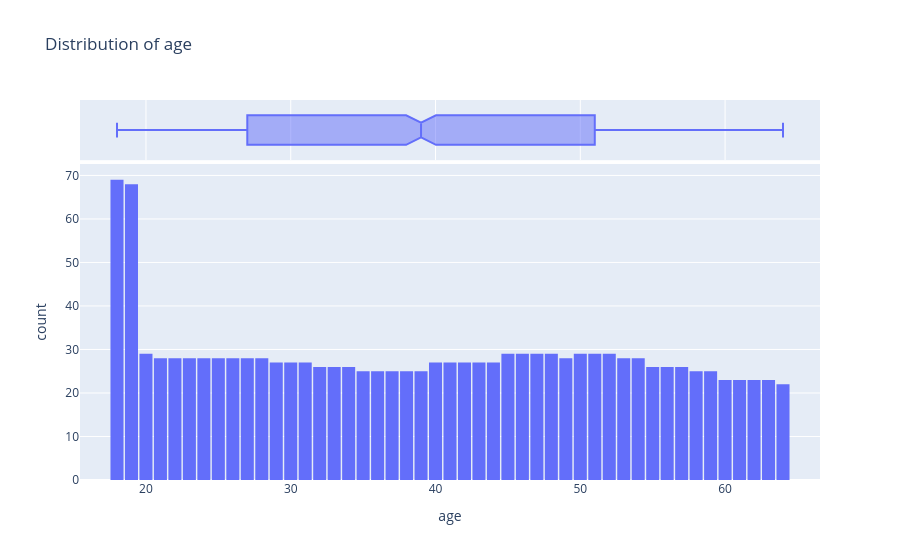

Write notebook code for a chart like this one.
### Markdown cell above
### age

### Code cell
fig = px.histogram(
    medical_df,
    x="age",
    marginal="box", # along with the histogram we will also get the box plot
    nbins = 47, # 64 - 18 = 47 (max_age - min_age),
    title="Distribution of age"
)

fig.update_layout(bargap=0.1)
fig.show()

### Figure 1 — Plotly figure (JSON) as saved in the notebook; plotly's stock layout.template omitted (floating-point values rounded to 4 significant figures; data arrays with more than 128 entries replaced by an {"elided": "..."} marker saying what was removed)
{"data": [{"bingroup": "x", "hovertemplate": "age=%{x}<br>count=%{y}<extra></extra>", "legendgroup": "", "marker": {"color": "#636efa", "pattern": {"shape": ""}}, "name": "", "nbinsx": 47, "orientation": "v", "showlegend": false, "type": "histogram", "x": {"elided": "1338 int values"}, "xaxis": "x", "yaxis": "y"}, {"hovertemplate": "age=%{x}<extra></extra>", "legendgroup": "", "marker": {"color": "#636efa"}, "name": "", "notched": true, "showlegend": false, "type": "box", "x": {"elided": "1338 int values"}, "xaxis": "x2", "yaxis": "y2"}], "layout": {"bargap": 0.1, "barmode": "relative", "legend": {"tracegroupgap": 0}, "title": {"text": "Distribution of age"}, "xaxis": {"anchor": "y", "domain": [0, 1], "title": {"text": "age"}}, "xaxis2": {"anchor": "y2", "domain": [0, 1], "matches": "x", "showgrid": true, "showticklabels": false}, "yaxis": {"anchor": "x", "domain": [0, 0.8316], "title": {"text": "count"}}, "yaxis2": {"anchor": "x2", "domain": [0.8416, 1], "matches": "y2", "showgrid": false, "showline": false, "showticklabels": false, "ticks": ""}}}
